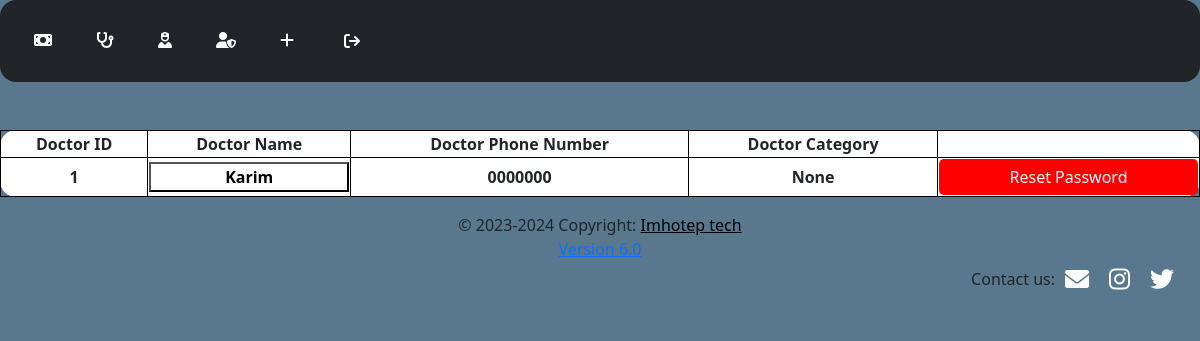
Screenshot of /search_doctor_id?doc_id=1 (signed in) with the database file from the repository.
### tables this page shows
CREATE TABLE "doctors" (
	"doc_id"	INTEGER,
	"username"	TEXT NOT NULL,
	"password"	TEXT NOT NULL,
	"category"	TEXT,
	"details"	INTEGER,
	"photo_path"	TEXT,
	"doc_name"	TEXT,
	"doc_phone_number"	TEXT,
	"user_cat"	TEXT,
	"a_id"	INTEGER,
	"logo_path"	TEXT, shape TEXT,
	PRIMARY KEY("doc_id")
);

### app.py (the view)
@app.route("/search_doctor_id", methods=["GET"])
def search_doctor_id():
    if not session.get("logged_in_admin"):
        return redirect("/login")
    else:
        doc_id = request.args.get("doc_id")
        if doc_id:
            doctor = db.execute("SELECT * FROM doctors WHERE doc_id = ? ORDER BY doc_name", doc_id)
            return render_template("search_doctor_admin.html", doctor=doctor)
        else:
            return render_template("search_doctor_admin.html", doctor=[])

### templates/search_doctor_admin.html
<!DOCTYPE html>
<html lang="en">
{% include 'table_all_doctors.html' %}
</html>

### templates/table_all_doctors.html (shortened to what this page needs)
<head>
  {% include 'css.html' %}
</head>
<body class="centered">
  {% include 'nav_admin.html' %}
  <br><br>
  <table class="c">
    <thead>
      <tr>
        <th>Doctor ID</th>
        <th>Doctor Name</th>
        <th>Doctor Phone Number</th>
        <th>Doctor Category</th>
        <th></th>
      </tr>
    </thead>
    <tbody>
      {% for doctor in doctor %}
      <tr>
        <td>{{ doctor.doc_id }}</td>
        <td>
          <form action="/doctor_show_details_admin" method="post">
            <button class="transparent-buttonb" type="submit" style="width: 100%; height: 100%">{{ doctor.doc_name }}</button>
          </form>
        </td>
        <td>{{ doctor.doc_phone_number }}</td>
        <td>{{ doctor.category }}</td>
        <td>
          <form action="/reset_password/{{ doctor.username }}" method="GET">
            <button class="btn-red" type="submit" style="width: 100%; height: 100%">Reset Password</button>
          </form>
        </td>
      </tr>
      {% endfor %}
    </tbody>
  </table>
  {% include 'footer_admin.html' %}
</body>

### static/app.css (style rules this page uses)
body { background-color: #59788e; }
.centered { text-align: center; margin: auto; display: flex; flex-direction: column; }
table { background-color: white !important; border-collapse: collapse; border: 1px solid black; border-radius: 1rem; }
th, td { border: 1px solid black; font-weight: bold; border-radius: 1rem; }
table.c { table-layout: auto; width: 100%; }
button.btn-red { padding: 6px 10px; border-radius: 5px; border: none; background-color: red; color: white; }
.transparent-buttonb { background-color: transparent; color: black; font-weight: bold; }

### rows the page displays
doctors: doc_id "1", doc_name "Karim", doc_phone_number "0000000", category "None"
